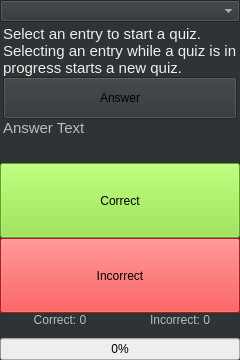
<?xml version="1.0" encoding="UTF-8"?>
<ui version="4.0">
 <class>MainWindow</class>
 <widget class="QMainWindow" name="MainWindow">
  <property name="geometry">
   <rect>
    <x>0</x>
    <y>0</y>
    <width>240</width>
    <height>360</height>
   </rect>
  </property>
  <property name="sizePolicy">
   <sizepolicy hsizetype="Expanding" vsizetype="Expanding">
    <horstretch>0</horstretch>
    <verstretch>0</verstretch>
   </sizepolicy>
  </property>
  <property name="windowTitle">
   <string>MainWindow</string>
  </property>
  <widget class="QWidget" name="centralWidget">
   <property name="styleSheet">
    <string notr="true"/>
   </property>
   <layout class="QVBoxLayout" name="verticalLayout">
    <property name="spacing">
     <number>0</number>
    </property>
    <property name="leftMargin">
     <number>0</number>
    </property>
    <property name="topMargin">
     <number>0</number>
    </property>
    <property name="rightMargin">
     <number>0</number>
    </property>
    <property name="bottomMargin">
     <number>0</number>
    </property>
    <item>
     <widget class="QWidget" name="entryWidget" native="true">
      <property name="sizePolicy">
       <sizepolicy hsizetype="Preferred" vsizetype="Fixed">
        <horstretch>0</horstretch>
        <verstretch>0</verstretch>
       </sizepolicy>
      </property>
      <property name="styleSheet">
       <string notr="true">background-color: rgb(46, 52, 54);</string>
      </property>
      <layout class="QVBoxLayout" name="verticalLayout_3">
       <property name="spacing">
        <number>0</number>
       </property>
       <property name="leftMargin">
        <number>0</number>
       </property>
       <property name="topMargin">
        <number>0</number>
       </property>
       <property name="rightMargin">
        <number>0</number>
       </property>
       <property name="bottomMargin">
        <number>0</number>
       </property>
       <item>
        <widget class="QComboBox" name="entryComboBox">
         <property name="sizePolicy">
          <sizepolicy hsizetype="Preferred" vsizetype="Preferred">
           <horstretch>0</horstretch>
           <verstretch>0</verstretch>
          </sizepolicy>
         </property>
         <property name="styleSheet">
          <string notr="true">background-color: rgb(46, 52, 54);
color: rgb(238, 238, 236);</string>
         </property>
         <property name="sizeAdjustPolicy">
          <enum>QComboBox::AdjustToContents</enum>
         </property>
        </widget>
       </item>
      </layout>
     </widget>
    </item>
    <item>
     <widget class="QWidget" name="textWidget" native="true">
      <property name="styleSheet">
       <string notr="true">background-color: rgb(46, 52, 54);</string>
      </property>
      <layout class="QVBoxLayout" name="verticalLayout_4">
       <property name="spacing">
        <number>0</number>
       </property>
       <property name="leftMargin">
        <number>3</number>
       </property>
       <property name="topMargin">
        <number>3</number>
       </property>
       <property name="rightMargin">
        <number>3</number>
       </property>
       <property name="bottomMargin">
        <number>3</number>
       </property>
       <item>
        <widget class="QLabel" name="questionLabel">
         <property name="enabled">
          <bool>true</bool>
         </property>
         <property name="sizePolicy">
          <sizepolicy hsizetype="Preferred" vsizetype="Expanding">
           <horstretch>0</horstretch>
           <verstretch>0</verstretch>
          </sizepolicy>
         </property>
         <property name="font">
          <font>
           <pointsize>11</pointsize>
          </font>
         </property>
         <property name="styleSheet">
          <string notr="true">color: rgb(238, 238, 236);</string>
         </property>
         <property name="text">
          <string>Select an entry to start a quiz. Selecting an entry while a quiz is in progress starts a new quiz.</string>
         </property>
         <property name="alignment">
          <set>Qt::AlignLeading|Qt::AlignLeft|Qt::AlignTop</set>
         </property>
         <property name="wordWrap">
          <bool>true</bool>
         </property>
        </widget>
       </item>
       <item>
        <widget class="QPushButton" name="showAnswerButton">
         <property name="sizePolicy">
          <sizepolicy hsizetype="Expanding" vsizetype="Expanding">
           <horstretch>0</horstretch>
           <verstretch>0</verstretch>
          </sizepolicy>
         </property>
         <property name="text">
          <string>Answer</string>
         </property>
        </widget>
       </item>
       <item>
        <widget class="QLabel" name="answerLabel">
         <property name="sizePolicy">
          <sizepolicy hsizetype="Expanding" vsizetype="Expanding">
           <horstretch>0</horstretch>
           <verstretch>0</verstretch>
          </sizepolicy>
         </property>
         <property name="font">
          <font>
           <pointsize>11</pointsize>
          </font>
         </property>
         <property name="styleSheet">
          <string notr="true">color: rgb(186, 189, 182);</string>
         </property>
         <property name="text">
          <string>Answer Text</string>
         </property>
         <property name="alignment">
          <set>Qt::AlignLeading|Qt::AlignLeft|Qt::AlignTop</set>
         </property>
         <property name="wordWrap">
          <bool>true</bool>
         </property>
        </widget>
       </item>
      </layout>
     </widget>
    </item>
    <item>
     <widget class="QWidget" name="buttonsWidget" native="true">
      <property name="sizePolicy">
       <sizepolicy hsizetype="Preferred" vsizetype="Fixed">
        <horstretch>0</horstretch>
        <verstretch>0</verstretch>
       </sizepolicy>
      </property>
      <property name="styleSheet">
       <string notr="true">background-color: rgb(46, 52, 54);</string>
      </property>
      <layout class="QVBoxLayout" name="verticalLayout_2">
       <property name="spacing">
        <number>0</number>
       </property>
       <property name="leftMargin">
        <number>0</number>
       </property>
       <property name="topMargin">
        <number>0</number>
       </property>
       <property name="rightMargin">
        <number>0</number>
       </property>
       <property name="bottomMargin">
        <number>0</number>
       </property>
       <item>
        <widget class="QPushButton" name="correctButton">
         <property name="minimumSize">
          <size>
           <width>0</width>
           <height>75</height>
          </size>
         </property>
         <property name="maximumSize">
          <size>
           <width>16777215</width>
           <height>75</height>
          </size>
         </property>
         <property name="styleSheet">
          <string notr="true">background-color: rgb(138, 226, 52);
selection-color: rgb(115, 210, 22);</string>
         </property>
         <property name="text">
          <string>Correct</string>
         </property>
         <property name="default">
          <bool>false</bool>
         </property>
         <property name="flat">
          <bool>false</bool>
         </property>
        </widget>
       </item>
       <item>
        <widget class="QPushButton" name="incorrectButton">
         <property name="minimumSize">
          <size>
           <width>0</width>
           <height>75</height>
          </size>
         </property>
         <property name="maximumSize">
          <size>
           <width>16777215</width>
           <height>75</height>
          </size>
         </property>
         <property name="styleSheet">
          <string notr="true">background-color: rgb(239, 41, 41);</string>
         </property>
         <property name="text">
          <string>Incorrect</string>
         </property>
         <property name="autoDefault">
          <bool>false</bool>
         </property>
        </widget>
       </item>
       <item>
        <widget class="QWidget" name="countWidget" native="true">
         <property name="sizePolicy">
          <sizepolicy hsizetype="Preferred" vsizetype="Preferred">
           <horstretch>0</horstretch>
           <verstretch>0</verstretch>
          </sizepolicy>
         </property>
         <layout class="QHBoxLayout" name="horizontalLayout">
          <property name="leftMargin">
           <number>3</number>
          </property>
          <property name="topMargin">
           <number>0</number>
          </property>
          <property name="rightMargin">
           <number>3</number>
          </property>
          <item>
           <widget class="QLabel" name="correctLabel">
            <property name="sizePolicy">
             <sizepolicy hsizetype="Expanding" vsizetype="Maximum">
              <horstretch>0</horstretch>
              <verstretch>0</verstretch>
             </sizepolicy>
            </property>
            <property name="minimumSize">
             <size>
              <width>0</width>
              <height>0</height>
             </size>
            </property>
            <property name="styleSheet">
             <string notr="true">color: rgb(186, 189, 182);</string>
            </property>
            <property name="text">
             <string>Correct: 0</string>
            </property>
            <property name="alignment">
             <set>Qt::AlignCenter</set>
            </property>
           </widget>
          </item>
          <item>
           <widget class="QLabel" name="incorrectLabel">
            <property name="sizePolicy">
             <sizepolicy hsizetype="Expanding" vsizetype="Expanding">
              <horstretch>0</horstretch>
              <verstretch>0</verstretch>
             </sizepolicy>
            </property>
            <property name="styleSheet">
             <string notr="true">color: rgb(186, 189, 182);</string>
            </property>
            <property name="text">
             <string>Incorrect: 0</string>
            </property>
            <property name="alignment">
             <set>Qt::AlignCenter</set>
            </property>
           </widget>
          </item>
         </layout>
        </widget>
       </item>
       <item>
        <widget class="QProgressBar" name="progressBar">
         <property name="sizePolicy">
          <sizepolicy hsizetype="Expanding" vsizetype="Expanding">
           <horstretch>0</horstretch>
           <verstretch>0</verstretch>
          </sizepolicy>
         </property>
         <property name="styleSheet">
          <string notr="true">background-color: rgb(238, 238, 236);</string>
         </property>
         <property name="value">
          <number>0</number>
         </property>
         <property name="textVisible">
          <bool>true</bool>
         </property>
        </widget>
       </item>
      </layout>
     </widget>
    </item>
   </layout>
  </widget>
 </widget>
 <layoutdefault spacing="6" margin="11"/>
 <resources/>
 <connections/>
</ui>
